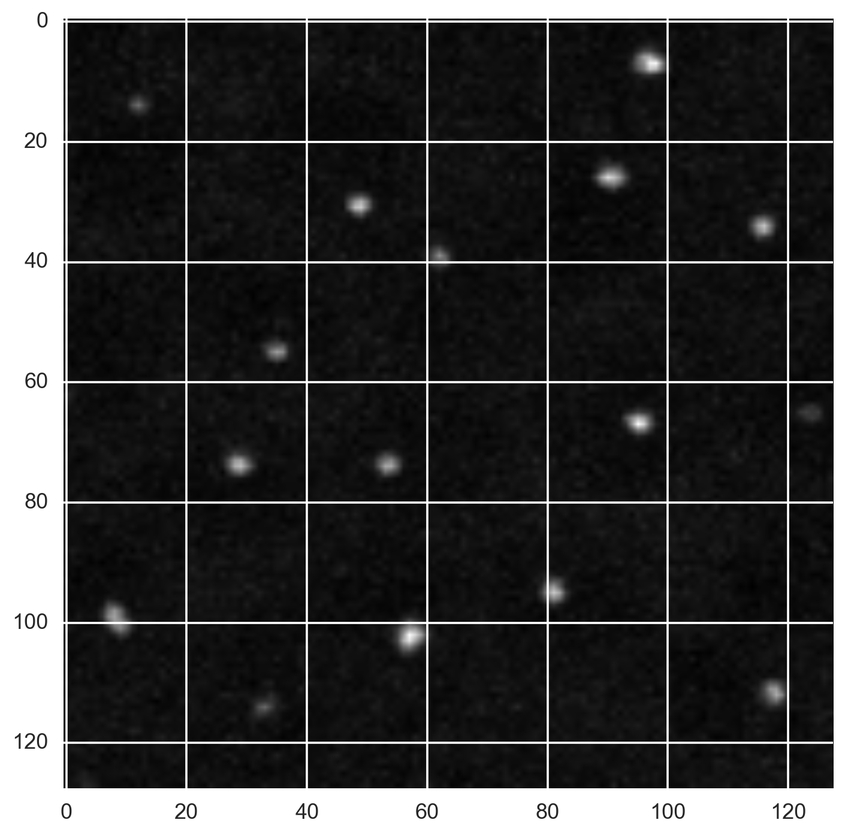
#> input picture code/figures/5p_spots.png, 845 x 835 px, shrunk from 1410 x 1394 before the run, given in place of O2_R124_phase_pos_02.tif, which was not available
$ jupyter execute --allow-errors lacI_titration_day1.ipynb   (shell and % lines are left out)   (text cells are left out)
#> lines starting #> are read from the running program, lines starting #| are printed output that depends on the picture; pictures that were not available may be replaced by others from this repository, and a replacement may not be noted
[cell 1]
# import the usual
import numpy as np
import matplotlib.pyplot as plt

# for nice plots
import seaborn as sns
rc={'lines.linewidth': 2, 'axes.labelsize': 14, 'axes.titlesize': 14, \
    'xtick.labelsize' : 14, 'ytick.labelsize' : 14}
sns.set(style="ticks", rc=rc)

# show images in viridis by default
plt.rcParams['image.cmap'] = 'viridis'

# for extracting filenames
import glob

# skimage submodules we need
import skimage.io
import skimage.measure
import skimage.filters
import skimage.exposure

[cell 2]
# read in an example phase contrast image
im = skimage.io.imread('data/lacI_titration/O2_R124_phase_pos_02.tif')
#> im is the input picture: shape (835, 845, 4); mean R, G, B, A 61, 61, 61, 255

# show the image
plt.imshow(im)

[cell 3]
# normalize it
im_float = (im - np.min(im))/(np.max(im)-np.min(im))

# find the background
gauss_radius = 50
im_bg = skimage.filters.gaussian(im_float, sigma=gauss_radius)
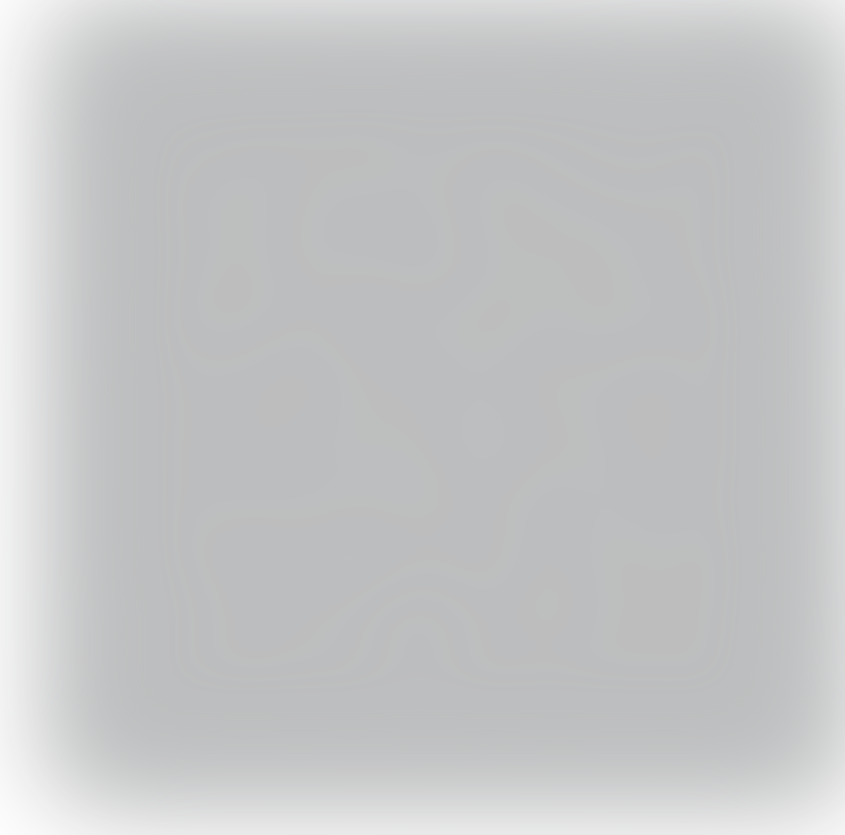
#> im_bg: shape (835, 845, 4) float64; mean R, G, B, A 0.622, 0.628, 0.633, 0.639; transparent parts drawn white

# show the background
plt.imshow(im_bg)

[cell 4]
# perform a background subtraction
im_bs = im_float - im_bg
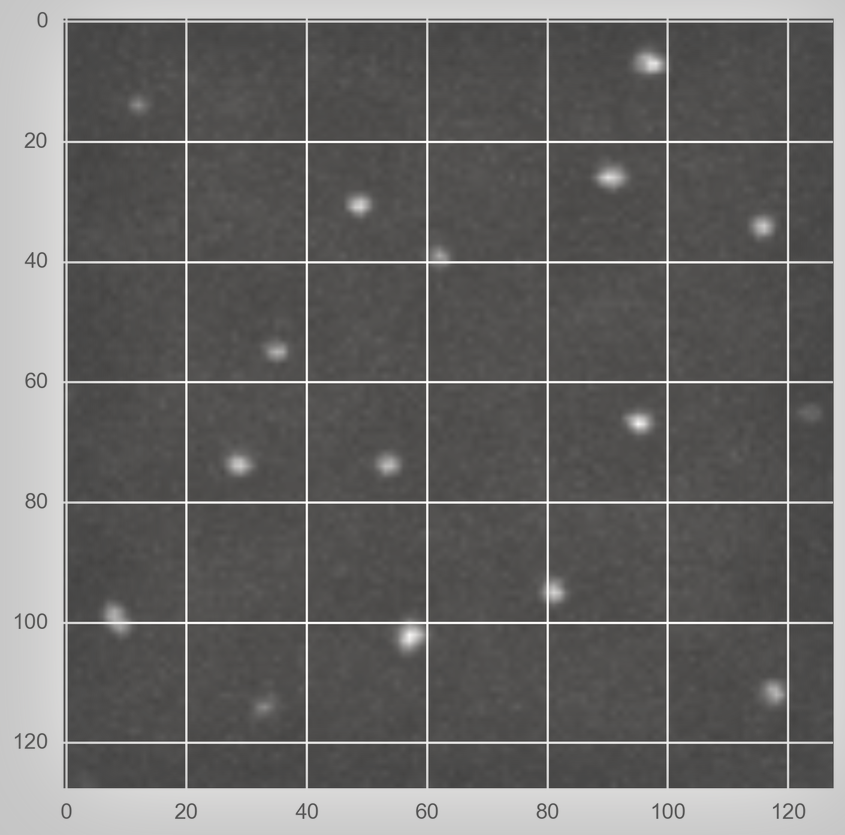
#> im_bs: shape (835, 845, 4) float64; mean R, G, B, A -0.383, -0.388, -0.394, 0.361; transparent parts drawn white

# show the background-subtracted image
fig, ax = plt.subplots(1,2)
ax[0].imshow(im_float)
ax[0].set_title('original image')

ax[1].imshow(im_bs)
ax[1].set_title('background-subtracted image')
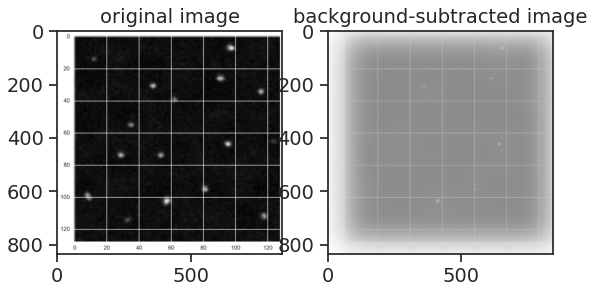
#> figure drawn by matplotlib, 2 panels

[cell 5]
hist, pixel_vals = skimage.exposure.histogram(im_bs)
#> hist = 256 values, max 179526 at index 251, min 8 at index 1, mean 11024.6; pixel_vals = 256 values from -0.892 to 0.471

plt.plot(pixel_vals, hist, '.')
plt.yscale('log')
plt.xlabel('pixel value')
plt.ylabel('count')
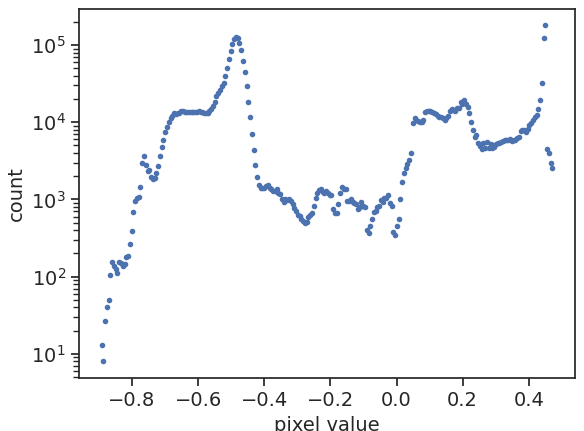
#> figure drawn by matplotlib, 1 panel; curve peaks at x = 0.45, y = 179526

[cell 6]
# Choose a threshold
threshold = -0.2

# Thresholded image
im_thresh = im_bs < threshold

# Show the thresholded image
plt.imshow(im_thresh)

[cell 7]
# label the objects in the binary image
im_label = skimage.measure.label(im_thresh)

# show the labeled image in a colored scale
plt.imshow(im_label)

[cell 8]
print("Objects in image:", im_label.max())
#| Objects in image: 87

[cell 9]
# length calibration
pixel_size = 0.16 # µm

# list to store area values in um^2
areas = []

# obtain the areas of all labeled objects
objs = skimage.measure.regionprops(im_label)
#> objs = 87 regions

# loop through the objects and update
for obj in objs:
    areas.append(obj.area * pixel_size**2)
#> this loop made 87 passes
#> after the loop, areas = 87 values, max 2609.7 at index 4, min 0.384 at index 1, mean 498.6

# Take a look at the distribution
_ = plt.hist(areas, bins = 50)
plt.xlabel('area (µm^2)')
plt.ylabel('count')
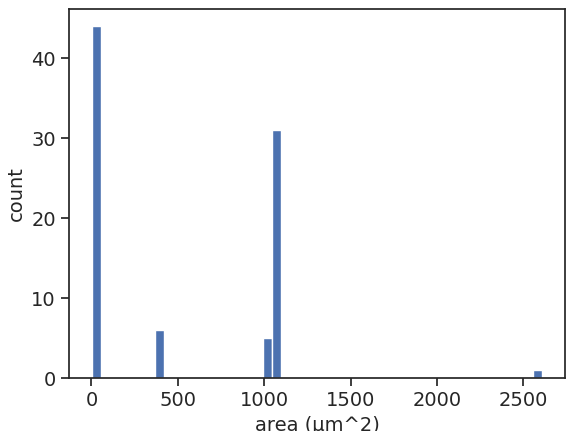
#> figure drawn by matplotlib, 1 panel; tallest bar 44 high, from x = 0.384 to 52.57

[cell 10]
# area thresholds for what we call a bacteria
lower_area = 1 # µm^2
upper_area = 4 # µm^2

# create a blank image with dimensions of im_label
im_mask = np.zeros_like(im_label)

# loop through the objects
for obj in objs:

    # compute object area
    area = obj.area * pixel_size**2

    # if area is within the thresholds, add this object to the mask
    if (area > lower_area) and (area < upper_area):
        im_mask = im_mask + (im_label == obj.label)
#> this loop made 87 passes
#> area on passes 3, 5, 10, 11, 12, 13, 14, 15, 16, 20, 21, 22: 21.2, 2609.7, 20.35, 1063.1, 1070.8, 1069.4, 1067.9, 1034.3, 1069.4, 1060.3, 1069.2, 1047.7

plt.imshow(im_mask)

[cell 11]
# label the remaining objects
im_mask_label = skimage.measure.label(im_mask)

# print the number of object after size filtering
print(im_mask_label.max(), ' objects remain after filtering')
#| 4  objects remain after filtering
